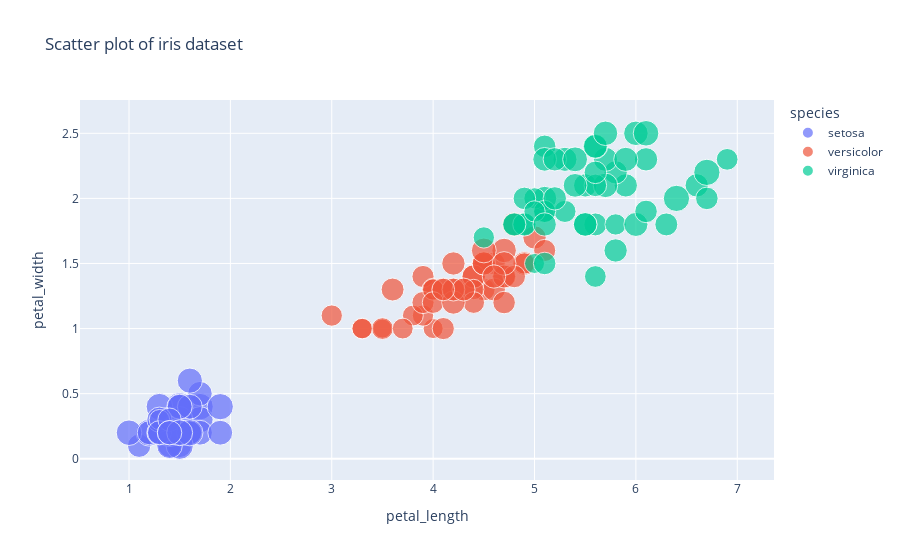

The notebook cell this image was saved under:
### Code cell
fig=px.scatter(iris,x='petal_length',y='petal_width',color='species',size='sepal_width',hover_data=['sepal_length'],title='Scatter plot of iris dataset')
fig.show()

### Figure 1 — Plotly figure (JSON) as saved in the notebook; plotly's stock layout.template omitted (floating-point values rounded to 4 significant figures)
{"data": [{"customdata": [[5.1], [4.9], [4.7], [4.6], [5], [5.4], [4.6], [5], [4.4], [4.9], [5.4], [4.8], [4.8], [4.3], [5.8], [5.7], [5.4], [5.1], [5.7], [5.1], [5.4], [5.1], [4.6], [5.1], [4.8], [5], [5], [5.2], [5.2], [4.7], [4.8], [5.4], [5.2], [5.5], [4.9], [5], [5.5], [4.9], [4.4], [5.1], [5], [4.5], [4.4], [5], [5.1], [4.8], [5.1], [4.6], [5.3], [5]], "hovertemplate": "species=setosa<br>petal_length=%{x}<br>petal_width=%{y}<br>sepal_width=%{marker.size}<br>sepal_length=%{customdata[0]}<extra></extra>", "legendgroup": "setosa", "marker": {"color": "#636efa", "size": [3.5, 3, 3.2, 3.1, 3.6, 3.9, 3.4, 3.4, 2.9, 3.1, 3.7, 3.4, 3, 3, 4, 4.4, 3.9, 3.5, 3.8, 3.8, 3.4, 3.7, 3.6, 3.3, 3.4, 3, 3.4, 3.5, 3.4, 3.2, 3.1, 3.4, 4.1, 4.2, 3.1, 3.2, 3.5, 3.6, 3, 3.4, 3.5, 2.3, 3.2, 3.5, 3.8, 3, 3.8, 3.2, 3.7, 3.3], "sizemode": "area", "sizeref": 0.011, "symbol": "circle"}, "mode": "markers", "name": "setosa", "orientation": "v", "showlegend": true, "type": "scatter", "x": [1.4, 1.4, 1.3, 1.5, 1.4, 1.7, 1.4, 1.5, 1.4, 1.5, 1.5, 1.6, 1.4, 1.1, 1.2, 1.5, 1.3, 1.4, 1.7, 1.5, 1.7, 1.5, 1, 1.7, 1.9, 1.6, 1.6, 1.5, 1.4, 1.6, 1.6, 1.5, 1.5, 1.4, 1.5, 1.2, 1.3, 1.4, 1.3, 1.5, 1.3, 1.3, 1.3, 1.6, 1.9, 1.4, 1.6, 1.4, 1.5, 1.4], "xaxis": "x", "y": [0.2, 0.2, 0.2, 0.2, 0.2, 0.4, 0.3, 0.2, 0.2, 0.1, 0.2, 0.2, 0.1, 0.1, 0.2, 0.4, 0.4, 0.3, 0.3, 0.3, 0.2, 0.4, 0.2, 0.5, 0.2, 0.2, 0.4, 0.2, 0.2, 0.2, 0.2, 0.4, 0.1, 0.2, 0.2, 0.2, 0.2, 0.1, 0.2, 0.2, 0.3, 0.3, 0.2, 0.6, 0.4, 0.3, 0.2, 0.2, 0.2, 0.2], "yaxis": "y"}, {"customdata": [[7], [6.4], [6.9], [5.5], [6.5], [5.7], [6.3], [4.9], [6.6], [5.2], [5], [5.9], [6], [6.1], [5.6], [6.7], [5.6], [5.8], [6.2], [5.6], [5.9], [6.1], [6.3], [6.1], [6.4], [6.6], [6.8], [6.7], [6], [5.7], [5.5], [5.5], [5.8], [6], [5.4], [6], [6.7], [6.3], [5.6], [5.5], [5.5], [6.1], [5.8], [5], [5.6], [5.7], [5.7], [6.2], [5.1], [5.7]], "hovertemplate": "species=versicolor<br>petal_length=%{x}<br>petal_width=%{y}<br>sepal_width=%{marker.size}<br>sepal_length=%{customdata[0]}<extra></extra>", "legendgroup": "versicolor", "marker": {"color": "#EF553B", "size": [3.2, 3.2, 3.1, 2.3, 2.8, 2.8, 3.3, 2.4, 2.9, 2.7, 2, 3, 2.2, 2.9, 2.9, 3.1, 3, 2.7, 2.2, 2.5, 3.2, 2.8, 2.5, 2.8, 2.9, 3, 2.8, 3, 2.9, 2.6, 2.4, 2.4, 2.7, 2.7, 3, 3.4, 3.1, 2.3, 3, 2.5, 2.6, 3, 2.6, 2.3, 2.7, 3, 2.9, 2.9, 2.5, 2.8], "sizemode": "area", "sizeref": 0.011, "symbol": "circle"}, "mode": "markers", "name": "versicolor", "orientation": "v", "showlegend": true, "type": "scatter", "x": [4.7, 4.5, 4.9, 4, 4.6, 4.5, 4.7, 3.3, 4.6, 3.9, 3.5, 4.2, 4, 4.7, 3.6, 4.4, 4.5, 4.1, 4.5, 3.9, 4.8, 4, 4.9, 4.7, 4.3, 4.4, 4.8, 5, 4.5, 3.5, 3.8, 3.7, 3.9, 5.1, 4.5, 4.5, 4.7, 4.4, 4.1, 4, 4.4, 4.6, 4, 3.3, 4.2, 4.2, 4.2, 4.3, 3, 4.1], "xaxis": "x", "y": [1.4, 1.5, 1.5, 1.3, 1.5, 1.3, 1.6, 1, 1.3, 1.4, 1, 1.5, 1, 1.4, 1.3, 1.4, 1.5, 1, 1.5, 1.1, 1.8, 1.3, 1.5, 1.2, 1.3, 1.4, 1.4, 1.7, 1.5, 1, 1.1, 1, 1.2, 1.6, 1.5, 1.6, 1.5, 1.3, 1.3, 1.3, 1.2, 1.4, 1.2, 1, 1.3, 1.2, 1.3, 1.3, 1.1, 1.3], "yaxis": "y"}, {"customdata": [[6.3], [5.8], [7.1], [6.3], [6.5], [7.6], [4.9], [7.3], [6.7], [7.2], [6.5], [6.4], [6.8], [5.7], [5.8], [6.4], [6.5], [7.7], [7.7], [6], [6.9], [5.6], [7.7], [6.3], [6.7], [7.2], [6.2], [6.1], [6.4], [7.2], [7.4], [7.9], [6.4], [6.3], [6.1], [7.7], [6.3], [6.4], [6], [6.9], [6.7], [6.9], [5.8], [6.8], [6.7], [6.7], [6.3], [6.5], [6.2], [5.9]], "hovertemplate": "species=virginica<br>petal_length=%{x}<br>petal_width=%{y}<br>sepal_width=%{marker.size}<br>sepal_length=%{customdata[0]}<extra></extra>", "legendgroup": "virginica", "marker": {"color": "#00cc96", "size": [3.3, 2.7, 3, 2.9, 3, 3, 2.5, 2.9, 2.5, 3.6, 3.2, 2.7, 3, 2.5, 2.8, 3.2, 3, 3.8, 2.6, 2.2, 3.2, 2.8, 2.8, 2.7, 3.3, 3.2, 2.8, 3, 2.8, 3, 2.8, 3.8, 2.8, 2.8, 2.6, 3, 3.4, 3.1, 3, 3.1, 3.1, 3.1, 2.7, 3.2, 3.3, 3, 2.5, 3, 3.4, 3], "sizemode": "area", "sizeref": 0.011, "symbol": "circle"}, "mode": "markers", "name": "virginica", "orientation": "v", "showlegend": true, "type": "scatter", "x": [6, 5.1, 5.9, 5.6, 5.8, 6.6, 4.5, 6.3, 5.8, 6.1, 5.1, 5.3, 5.5, 5, 5.1, 5.3, 5.5, 6.7, 6.9, 5, 5.7, 4.9, 6.7, 4.9, 5.7, 6, 4.8, 4.9, 5.6, 5.8, 6.1, 6.4, 5.6, 5.1, 5.6, 6.1, 5.6, 5.5, 4.8, 5.4, 5.6, 5.1, 5.1, 5.9, 5.7, 5.2, 5, 5.2, 5.4, 5.1], "xaxis": "x", "y": [2.5, 1.9, 2.1, 1.8, 2.2, 2.1, 1.7, 1.8, 1.8, 2.5, 2, 1.9, 2.1, 2, 2.4, 2.3, 1.8, 2.2, 2.3, 1.5, 2.3, 2, 2, 1.8, 2.1, 1.8, 1.8, 1.8, 2.1, 1.6, 1.9, 2, 2.2, 1.5, 1.4, 2.3, 2.4, 1.8, 1.8, 2.1, 2.4, 2.3, 1.9, 2.3, 2.5, 2.3, 1.9, 2, 2.3, 1.8], "yaxis": "y"}], "layout": {"legend": {"itemsizing": "constant", "title": {"text": "species"}, "tracegroupgap": 0}, "title": {"text": "Scatter plot of iris dataset"}, "xaxis": {"anchor": "y", "domain": [0, 1], "title": {"text": "petal_length"}}, "yaxis": {"anchor": "x", "domain": [0, 1], "title": {"text": "petal_width"}}}}
